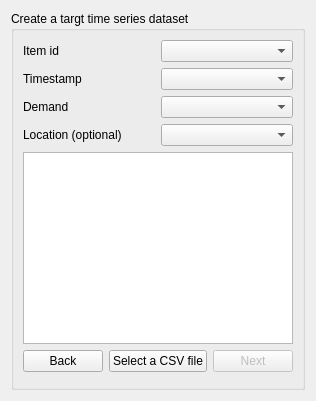
        <widget class="QWidget" name="create_target_dataset_page">
         <layout class="QVBoxLayout" name="verticalLayout_45">
          <item>
           <widget class="QGroupBox" name="groupbox_create_predictor_2">
            <property name="title">
             <string>Create a targt time series dataset</string>
            </property>
            <layout class="QVBoxLayout" name="verticalLayout_46">
             <item>
              <layout class="QVBoxLayout" name="verticalLayout_17" stretch="0,0,0,0,0,0">
               <item>
                <layout class="QHBoxLayout" name="horizontalLayout_18">
                 <item>
                  <widget class="QLabel" name="label_9">
                   <property name="text">
                    <string>Item id</string>
                   </property>
                  </widget>
                 </item>
                 <item>
                  <widget class="QComboBox" name="target_item_id_combobox"/>
                 </item>
                </layout>
               </item>
               <item>
                <layout class="QHBoxLayout" name="horizontalLayout_19">
                 <item>
                  <widget class="QLabel" name="label_10">
                   <property name="text">
                    <string>Timestamp</string>
                   </property>
                  </widget>
                 </item>
                 <item>
                  <widget class="QComboBox" name="target_timestamp_combobox"/>
                 </item>
                </layout>
               </item>
               <item>
                <layout class="QHBoxLayout" name="horizontalLayout_20">
                 <item>
                  <widget class="QLabel" name="label_11">
                   <property name="text">
                    <string>Demand</string>
                   </property>
                  </widget>
                 </item>
                 <item>
                  <widget class="QComboBox" name="target_demand_combobox"/>
                 </item>
                </layout>
               </item>
               <item>
                <layout class="QHBoxLayout" name="horizontalLayout_22">
                 <item>
                  <widget class="QLabel" name="label_12">
                   <property name="text">
                    <string>Location (optional)</string>
                   </property>
                  </widget>
                 </item>
                 <item>
                  <widget class="QComboBox" name="target_location_combobox"/>
                 </item>
                </layout>
               </item>
               <item>
                <widget class="QTableView" name="target_dataset_preview_tableview"/>
               </item>
               <item>
                <layout class="QVBoxLayout" name="verticalLayout_18">
                 <item>
                  <layout class="QHBoxLayout" name="horizontalLayout_21">
                   <item>
                    <widget class="QPushButton" name="target_back_new_dataset_pb">
                     <property name="text">
                      <string>Back</string>
                     </property>
                    </widget>
                   </item>
                   <item>
                    <widget class="QPushButton" name="target_select_csv_pb">
                     <property name="text">
                      <string>Select a CSV file</string>
                     </property>
                    </widget>
                   </item>
                   <item>
                    <widget class="QPushButton" name="target_next_new_dataset">
                     <property name="enabled">
                      <bool>false</bool>
                     </property>
                     <property name="text">
                      <string>Next</string>
                     </property>
                    </widget>
                   </item>
                  </layout>
                 </item>
                </layout>
               </item>
              </layout>
             </item>
             <item>
              <widget class="QSplitter" name="splitter_7">
               <property name="orientation">
                <enum>Qt::Vertical</enum>
               </property>
               <widget class="QSplitter" name="splitter_8">
                <property name="orientation">
                 <enum>Qt::Vertical</enum>
                </property>
               </widget>
              </widget>
             </item>
            </layout>
           </widget>
          </item>
         </layout>
        </widget>
